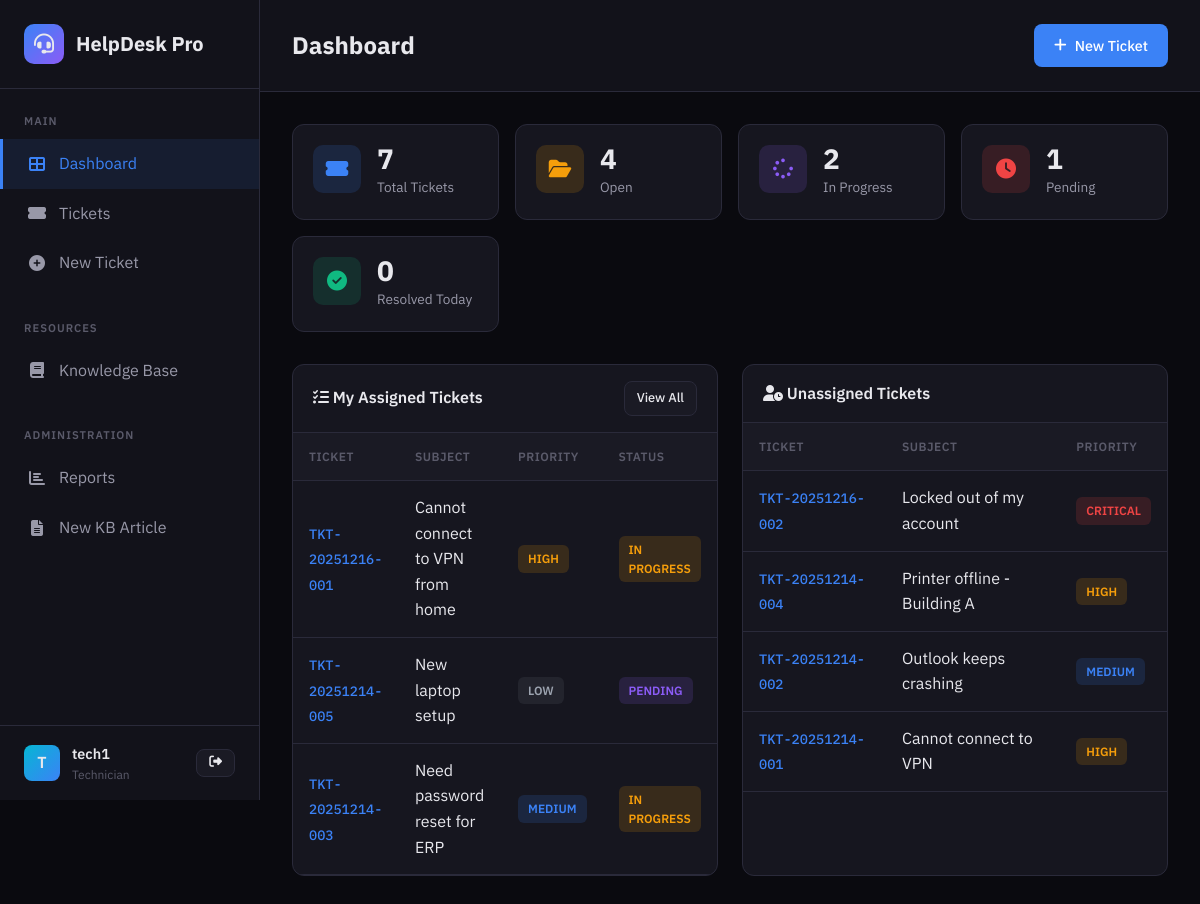
The app's page / (signed in) with its own data.
### app.py (models this page shows, shortened)
class User(db.Model):
    id = db.Column(db.Integer, primary_key=True)
    username = db.Column(db.String(80), unique=True, nullable=False)
    email = db.Column(db.String(120), unique=True, nullable=False)
    password_hash = db.Column(db.String(128), nullable=False)
    role = db.Column(db.String(20), default='user')
    department = db.Column(db.String(100))
    created_at = db.Column(db.DateTime, default=datetime.utcnow)
    tickets_created = db.relationship('Ticket', backref='requester', lazy=True, foreign_keys='Ticket.requester_id')
    tickets_assigned = db.relationship('Ticket', backref='assignee', lazy=True, foreign_keys='Ticket.assignee_id')

class Ticket(db.Model):
    id = db.Column(db.Integer, primary_key=True)
    ticket_number = db.Column(db.String(20), unique=True, nullable=False)
    subject = db.Column(db.String(200), nullable=False)
    description = db.Column(db.Text, nullable=False)
    category = db.Column(db.String(50), default='General')
    priority = db.Column(db.String(20), default='Medium')
    status = db.Column(db.String(20), default='Open')
    requester_id = db.Column(db.Integer, db.ForeignKey('user.id'), nullable=False)
    assignee_id = db.Column(db.Integer, db.ForeignKey('user.id'), nullable=True)
    created_at = db.Column(db.DateTime, default=datetime.utcnow)
    updated_at = db.Column(db.DateTime, default=datetime.utcnow, onupdate=datetime.utcnow)
    resolved_at = db.Column(db.DateTime, nullable=True)
    due_date = db.Column(db.DateTime, nullable=True)
    contact_method = db.Column(db.String(50))
    location = db.Column(db.String(100))
    asset_tag = db.Column(db.String(50))
    comments = db.relationship('TicketComment', backref='ticket', lazy=True, order_by='TicketComment.created_at')

### app.py (the view, shortened to what this page needs)
@app.route('/')
@login_required
def dashboard():
    user = get_current_user()
    if user.role in ['technician', 'admin']:
        total_tickets = Ticket.query.count()
        open_tickets = Ticket.query.filter_by(status='Open').count()
        in_progress = Ticket.query.filter_by(status='In Progress').count()
        pending = Ticket.query.filter_by(status='Pending').count()
        resolved_today = Ticket.query.filter(
            Ticket.resolved_at >= datetime.utcnow().replace(hour=0, minute=0, second=0)
        ).count()
        my_tickets = Ticket.query.filter_by(assignee_id=user.id).filter(
            Ticket.status.in_(['Open', 'In Progress', 'Pending'])
        ).order_by(Ticket.created_at.desc()).limit(10).all()
        unassigned = Ticket.query.filter_by(assignee_id=None, status='Open').order_by(
            Ticket.created_at.desc()
        ).limit(10).all()
        critical_tickets = Ticket.query.filter_by(priority='Critical').filter(
            Ticket.status.in_(['Open', 'In Progress'])
        ).all()
    recent_tickets = Ticket.query.order_by(Ticket.updated_at.desc()).limit(5).all()
    stats = {
        'total': total_tickets,
        'open': open_tickets,
        'in_progress': in_progress,
        'pending': pending,
        'resolved_today': resolved_today
    }
    return render_template('dashboard.html',
                         user=user,
                         stats=stats,
                         my_tickets=my_tickets,
                         unassigned=unassigned,
                         critical_tickets=critical_tickets,
                         recent_tickets=recent_tickets)

### app.py (called while the page is built)
def login_required(f):
    @wraps(f)
    def decorated_function(*args, **kwargs):
        if 'user_id' not in session:
            flash('Please log in to access this page.', 'warning')
            return redirect(url_for('login'))
        return f(*args, **kwargs)
    return decorated_function

def get_current_user():
    if 'user_id' in session:
        return User.query.get(session['user_id'])
    return None

@app.context_processor
def utility_processor():
    return {'now': datetime.utcnow(), 'current_user': get_current_user}

### templates/dashboard.html (shortened to what this page needs)
{% extends "base.html" %}
{% block page_title %}Dashboard{% endblock %}
{% block header_actions %}<a href="{{ url_for('create_ticket') }}" class="btn btn-primary"><i class="fas fa-plus"></i> New Ticket</a>{% endblock %}
{% block content %}
<div class="stats-grid">
    <div class="stat-card"><div class="stat-icon blue"><i class="fas fa-ticket-alt"></i></div><div class="stat-content"><div class="stat-value">{{ stats.total }}</div><div class="stat-label">Total Tickets</div></div></div>
    <div class="stat-card"><div class="stat-icon yellow"><i class="fas fa-folder-open"></i></div><div class="stat-content"><div class="stat-value">{{ stats.open }}</div><div class="stat-label">Open</div></div></div>
    <div class="stat-card"><div class="stat-icon purple"><i class="fas fa-spinner"></i></div><div class="stat-content"><div class="stat-value">{{ stats.in_progress }}</div><div class="stat-label">In Progress</div></div></div>
    <div class="stat-card"><div class="stat-icon red"><i class="fas fa-clock"></i></div><div class="stat-content"><div class="stat-value">{{ stats.pending }}</div><div class="stat-label">Pending</div></div></div>
    {% if user.role in ['technician', 'admin'] %}<div class="stat-card"><div class="stat-icon green"><i class="fas fa-check-circle"></i></div><div class="stat-content"><div class="stat-value">{{ stats.resolved_today }}</div><div class="stat-label">Resolved Today</div></div></div>{% endif %}
</div>
<div class="grid-2">
    <div class="card">
        <div class="card-header"><h3 class="card-title"><i class="fas fa-tasks"></i> {% if user.role in ['technician', 'admin'] %}My Assigned Tickets{% else %}My Tickets{% endif %}</h3><a href="{{ url_for('ticket_list') }}" class="btn btn-sm btn-secondary">View All</a></div>
        <div class="card-body" style="padding: 0;">
            {% if my_tickets %}<table><thead><tr><th>Ticket</th><th>Subject</th><th>Priority</th><th>Status</th></tr></thead><tbody>{% for ticket in my_tickets %}<tr><td><a href="{{ url_for('view_ticket', ticket_id=ticket.id) }}" class="ticket-link ticket-number">{{ ticket.ticket_number }}</a></td><td>{{ ticket.subject[:40] }}{% if ticket.subject|length > 40 %}...{% endif %}</td><td><span class="badge badge-{{ ticket.priority|lower }}">{{ ticket.priority }}</span></td><td><span class="badge badge-{{ ticket.status|lower|replace(' ', '-') }}">{{ ticket.status }}</span></td></tr>{% endfor %}</tbody></table>{% else %}<div class="empty-state"><i class="fas fa-inbox"></i><p>No active tickets</p></div>{% endif %}
        </div>
    </div>
    {% if user.role in ['technician', 'admin'] %}
    <div class="card">
        <div class="card-header"><h3 class="card-title"><i class="fas fa-user-clock"></i> Unassigned Tickets</h3></div>
        <div class="card-body" style="padding: 0;">
            {% if unassigned %}<table><thead><tr><th>Ticket</th><th>Subject</th><th>Priority</th></tr></thead><tbody>{% for ticket in unassigned %}<tr><td><a href="{{ url_for('view_ticket', ticket_id=ticket.id) }}" class="ticket-link ticket-number">{{ ticket.ticket_number }}</a></td><td>{{ ticket.subject[:40] }}{% if ticket.subject|length > 40 %}...{% endif %}</td><td><span class="badge badge-{{ ticket.priority|lower }}">{{ ticket.priority }}</span></td></tr>{% endfor %}</tbody></table>{% else %}<div class="empty-state"><i class="fas fa-check"></i><p>All tickets assigned!</p></div>{% endif %}
        </div>
    </div>
    {% endif %}
</div>
{% endblock %}

### templates/base.html (shortened to what this page needs)
<!DOCTYPE html>
<html lang="en">
<head>
    <link href="https://cdnjs.cloudflare.com/ajax/libs/font-awesome/6.4.0/css/all.min.css" rel="stylesheet">
</head>
<body>
    <div class="app-container">
        <aside class="sidebar">
            <div class="sidebar-header">
                <a href="{{ url_for('dashboard') }}" class="logo">
                    <div class="logo-icon"><i class="fas fa-headset"></i></div>
                    <span class="logo-text">HelpDesk Pro</span>
                </a>
            </div>
            <nav class="sidebar-nav">
                <div class="nav-section">
                    <div class="nav-section-title">Main</div>
                    <a href="{{ url_for('dashboard') }}" class="nav-link {% if request.endpoint == 'dashboard' %}active{% endif %}"><i class="fas fa-th-large"></i><span>Dashboard</span></a>
                    <a href="{{ url_for('ticket_list') }}" class="nav-link {% if 'ticket' in request.endpoint %}active{% endif %}"><i class="fas fa-ticket-alt"></i><span>Tickets</span></a>
                    <a href="{{ url_for('create_ticket') }}" class="nav-link"><i class="fas fa-plus-circle"></i><span>New Ticket</span></a>
                </div>
                <div class="nav-section">
                    <div class="nav-section-title">Resources</div>
                    <a href="{{ url_for('knowledge_base') }}" class="nav-link {% if 'knowledge' in request.endpoint or 'article' in request.endpoint %}active{% endif %}"><i class="fas fa-book"></i><span>Knowledge Base</span></a>
                </div>
                {% if session.get('role') in ['technician', 'admin'] %}
                <div class="nav-section">
                    <div class="nav-section-title">Administration</div>
                    <a href="{{ url_for('reports') }}" class="nav-link {% if request.endpoint == 'reports' %}active{% endif %}"><i class="fas fa-chart-bar"></i><span>Reports</span></a>
                    <a href="{{ url_for('create_article') }}" class="nav-link"><i class="fas fa-file-alt"></i><span>New KB Article</span></a>
                </div>
                {% endif %}
            </nav>
            <div class="sidebar-footer">
                <div class="user-info">
                    <div class="user-avatar">{{ session.get('username', 'U')[0].upper() }}</div>
                    <div class="user-details">
                        <div class="user-name">{{ session.get('username', 'User') }}</div>
                        <div class="user-role">{{ session.get('role', 'user') }}</div>
                    </div>
                    <a href="{{ url_for('logout') }}" class="btn btn-sm btn-secondary" title="Logout"><i class="fas fa-sign-out-alt"></i></a>
                </div>
            </div>
        </aside>
        <main class="main-content">
            <header class="content-header">
                <h1 class="page-title">{% block page_title %}Dashboard{% endblock %}</h1>
                {% block header_actions %}{% endblock %}
            </header>
            <div class="content-body">
                {% block content %}{% endblock %}
            </div>
        </main>
    </div>
</body>
</html>

### records on screen
User: get "tech1", get "Technician"
Ticket: ticket_number "TKT-20251216-001", subject "Cannot connect to VPN from home", priority "HIGH", status "IN PROGRESS"
Ticket: ticket_number "TKT-20251214-005", subject "New laptop setup", priority "LOW", status "PENDING"
Ticket: ticket_number "TKT-20251214-003", subject "Need password reset for ERP", priority "MEDIUM", status "IN PROGRESS"
Ticket: ticket_number "TKT-20251216-002", subject "Locked out of my account", priority "CRITICAL"
Ticket: ticket_number "TKT-20251214-004", subject "Printer offline - Building A", priority "HIGH"
Ticket: ticket_number "TKT-20251214-002", subject "Outlook keeps crashing", priority "MEDIUM"
Ticket: ticket_number "TKT-20251214-001", subject "Cannot connect to VPN", priority "HIGH"

### other values on screen
{{ session.get('username', 'U')[0].upper() }} "T"
{{ stats.total }} "7"
{{ stats.open }} "4"
{{ stats.in_progress }} "2"
{{ stats.pending }} "1"
{{ stats.resolved_today }} "0"
